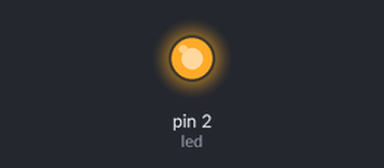
Bench run of a sketch on a simulated Arduino Uno, built with avr-gcc and run on an emulated ATmega328P. Shown: output pins drawn as LEDs (lit = HIGH).

Above: at 0.5 s.
At 8.7 s:
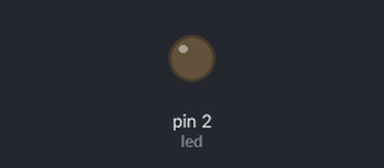
Timing chart, 0 to 12.0 s (numbered marks = the images above):
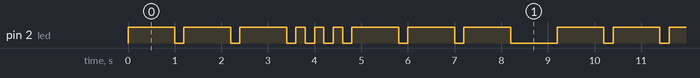

Measured:
- by itself, pin 2 (led): repeats every 9.2 s: 2 × (LOW 0.20 s, HIGH 1.0 s), 3 × (LOW 0.20 s, HIGH 0.20 s), 3 × (LOW 0.20 s, HIGH 1.0 s), LOW 1.0 s, HIGH 1.0 s
- by itself, everything shown: repeats every 9.2 s, in 18 steps

The sketch:

morse_code_SOS-Funktion.ino
```cpp
/*
 * Sendet den Morsecode für SOS
 * In diesem Beispiel werden for-Schleifen und Funktionen benutzt.
 */

int led = 2;
int kurz = 200;
int lang = 1000;
int pause = 200;

void setup() {
  pinMode(led, OUTPUT);
}

void loop() {
  dreiMalLang();
  dreiMalKurz();
  dreiMalLang();
  delay(4*pause);
}

void dreiMalLang() {
  for(int i=0; i<3; i++) {    //Lang-Block
    digitalWrite(led, HIGH);
    delay(lang);
    digitalWrite(led, LOW);
    delay(pause);
  }
}

void dreiMalKurz() {
  for(int i=0; i<3; i++) {    //Kurz-Block
    digitalWrite(led, HIGH);
    delay(kurz);
    digitalWrite(led, LOW);
    delay(pause);
  }
}
```
